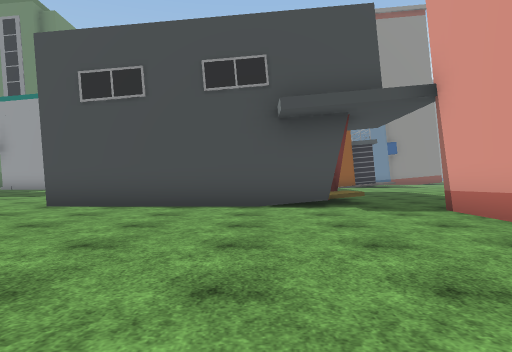
View 1 (above)

24 first-person views from a walk through a Unity game level. The camera is 1.2 m above the floor, looks level and sees 70° across. The floor is counted in squares, 2 m on a side. Each view is taken from the middle of a square. On the plan, view 1 faces up. The plan holds only what a view shows up to about 10 squares ahead; the rest is blank. The place goes on beyond the plan. Some surface patterns are stand-ins.

View 2
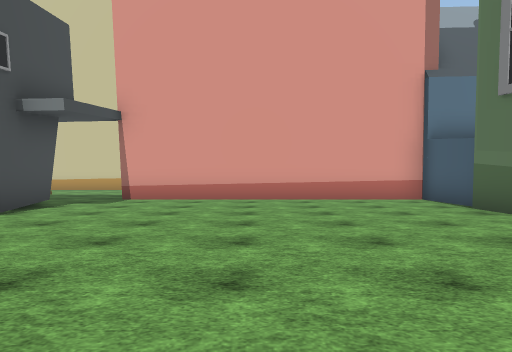

View 3
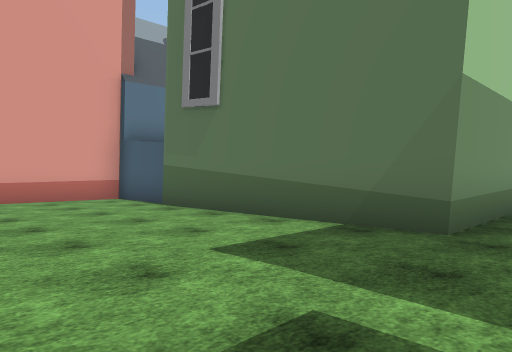

View 4
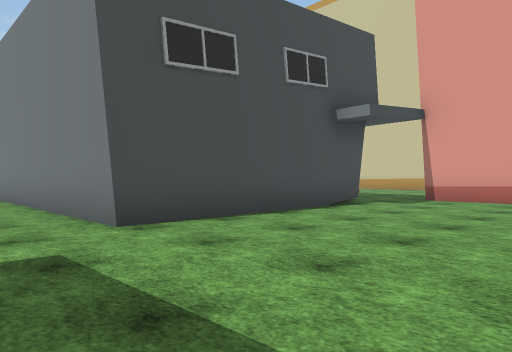

View 5
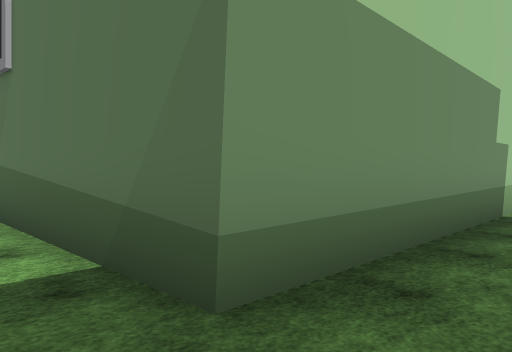

View 6
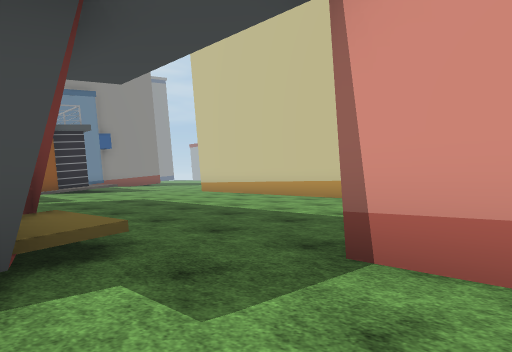

View 7
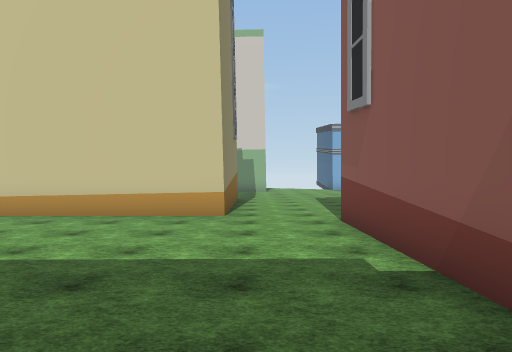

View 8
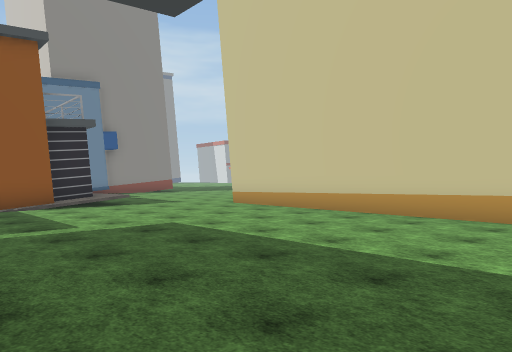

View 9
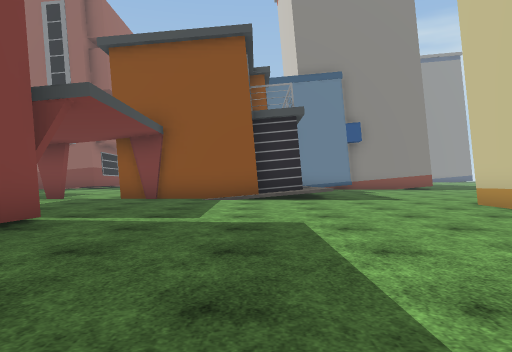

View 10
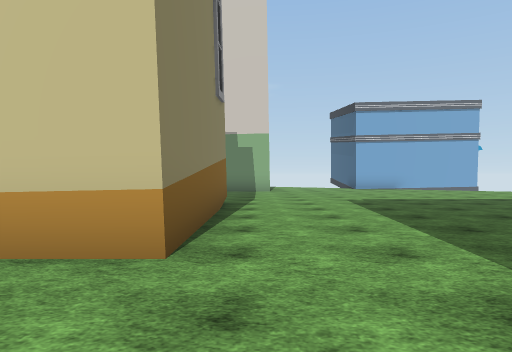

View 11
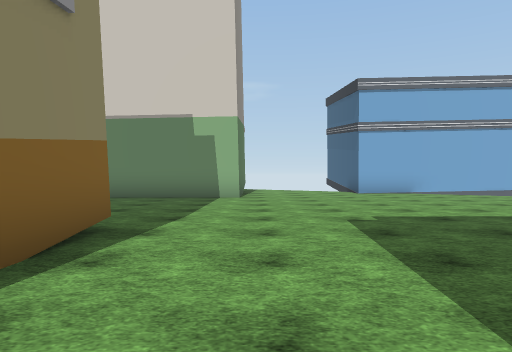

View 12
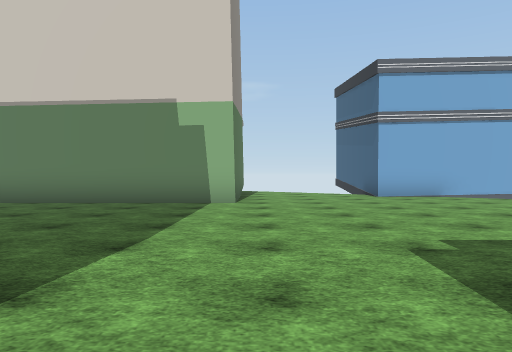

View 13
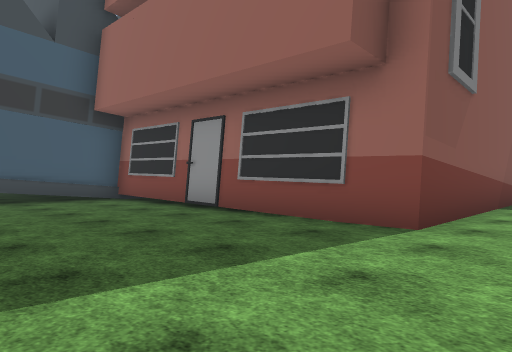

View 14
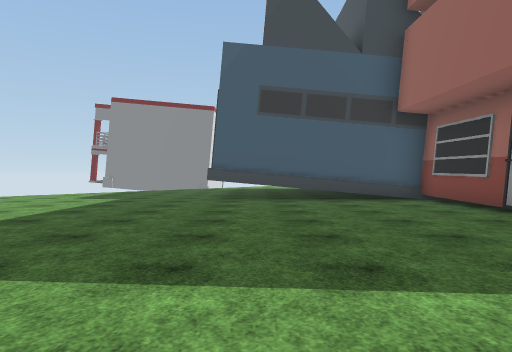

View 15
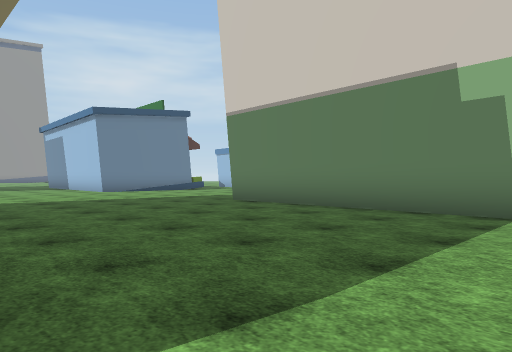

View 16
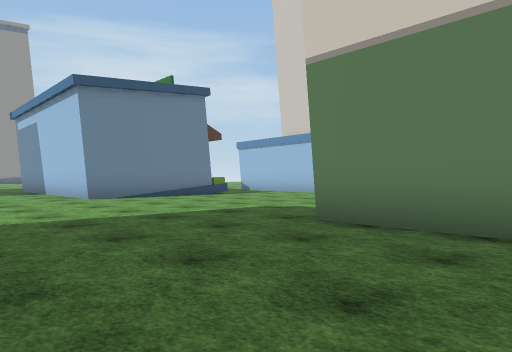

View 17
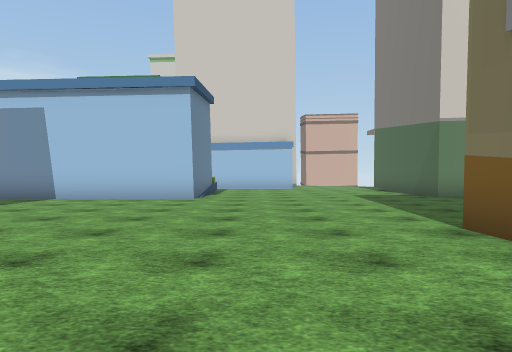

View 18
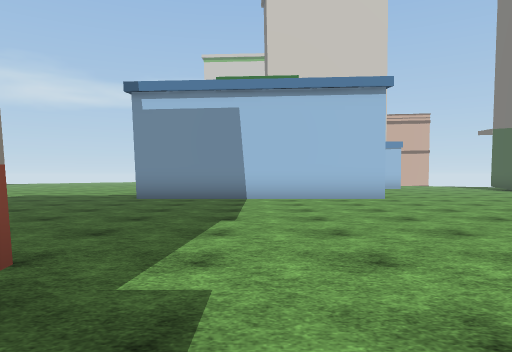

View 19
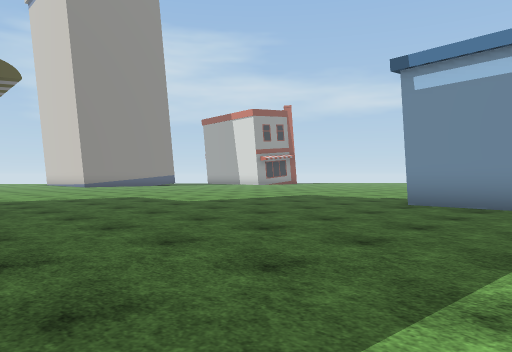

View 20
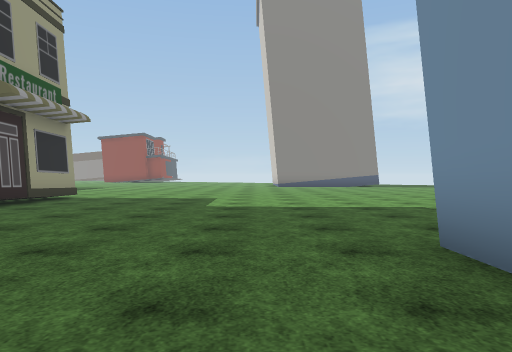

View 21
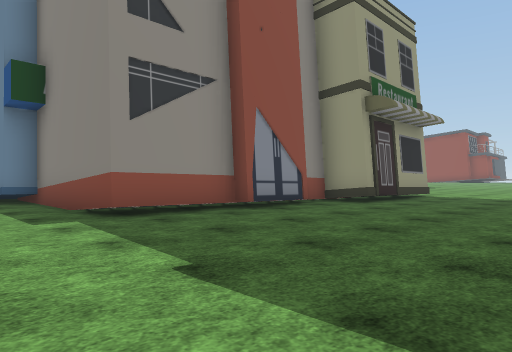

View 22
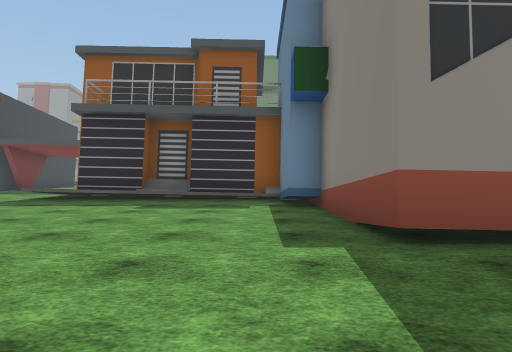

View 23
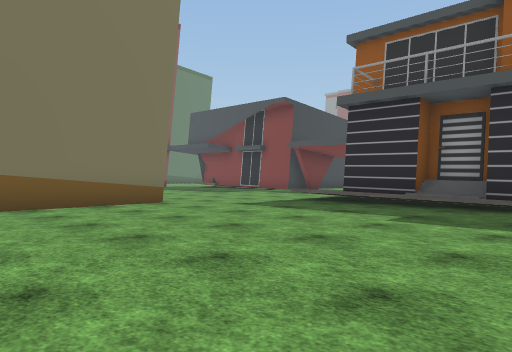

View 24
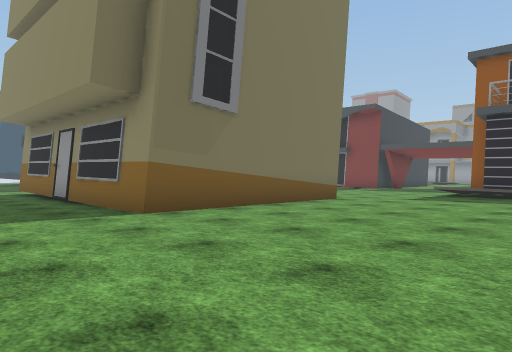

### Floor plan
Key: @ floor where view 1 was taken; # wall or solid block; . main floor; : floor 0.5 m higher than the main floor; / step, stairs or slope; B building.
Columns run from 6 left of view 1 to 23 right of it. Each row starts with its distance up from view 1.
 35                      ..
 34                     B.........
 33                    BB.........
 32                     B.........
 31                   BBB.........
 30                   B..........
 29                    B.........
 28                   BB.........
 27                   B........B
 26                 BBB........B
 25             #BBB...........B
 24             #/.............B
 23            ##/.............B
 22            #//.............B
 21            ##/.............BB
 20            ##/...............
 19       #.#####/................
 18       .....///................
 17       ........................
 16        .........BBBBBB........
 15        .........B    B........
 14   #     #.......B    B.....B
 13   #     #.......B    B.....B
 12   #      .......B    B.....B
 11  .#      .......B    B.....B
 10 ..#      .......B    B.....B
  9 ..#    ##.......BBBBBB.....B
  8 ..######:..................BBB
  7  .............................
  6 ..........BBBBB...............
  5 ..........B   B...............
  4 ..........B   B...............
  3 ..........B    B..............
  2 ..........B    B..............
  1 ..........B   B..............
  0 ......@...B   B...........
 -1 ..BBBBB...B   B...........
 -2 ..B    ###     ######.....
 -3 ..B
 -4  .B
 -5  .B

Where each view was taken, in squares from view 1:
view 1: 0 up, 0 right, facing up
view 2: 3 up, 6 left, facing right
view 3: 3 up, 6 left, facing down-right
view 4: 3 up, 6 left, facing up-right
view 5: 0 up, 6 left, facing down-right
view 6: 5 up, 1 right, facing up-right
view 7: 8 up, 2 right, facing right
view 8: 8 up, 2 right, facing up-right
view 9: 9 up, 5 right, facing up
view 10: 8 up, 7 right, facing right
view 11: 7 up, 11 right, facing right
view 12: 7 up, 13 right, facing right
view 13: 8 up, 13 right, facing down-left
view 14: 8 up, 13 right, facing down
view 15: 7 up, 15 right, facing up-right
view 16: 11 up, 17 right, facing up-right
view 17: 19 up, 11 right, facing right
view 18: 24 up, 11 right, facing right
view 19: 24 up, 13 right, facing up-right
view 20: 24 up, 19 right, facing up
view 21: 23 up, 18 right, facing up-left
view 22: 24 up, 16 right, facing left
view 23: 24 up, 14 right, facing down-left
view 24: 22 up, 18 right, facing down-left
